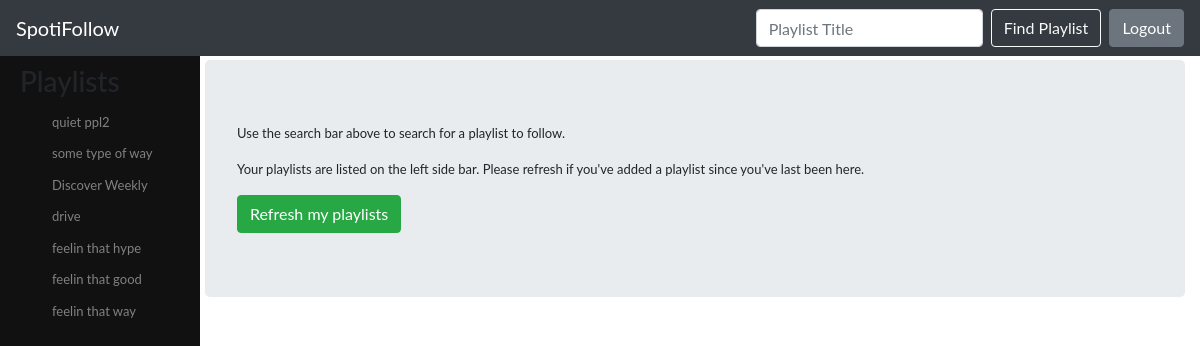
The page /playlists/ (signed in) on the database as committed earlier.
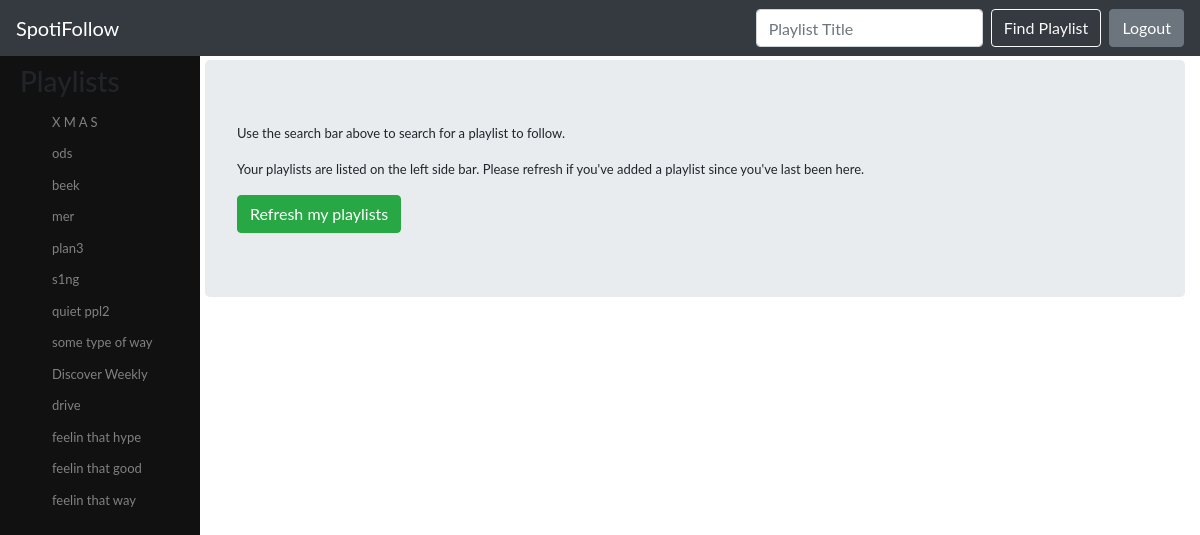
The same page on the database as committed later.
### playlist/models.py (models this page shows, shortened)
class Playlist(models.Model):
	playlist_id = models.CharField(max_length=200, primary_key=True)
	title = models.CharField(max_length=200)
	author = models.CharField(max_length=200)
	href = models.CharField(max_length=500)
	tracks_href = models.CharField(max_length=200)
	tracks = models.ManyToManyField(Track, through='TrackInstance')
	linked = models.BooleanField(default=False)
	origin_playlist = models.ForeignKey('self', null=True, on_delete=models.SET_NULL)

### playlist/views.py (the view)
# urls.py: path('playlists/', views.PlaylistListView.as_view(), name='playlists'),
class PlaylistListView(generic.ListView):
	model = Playlist
	context_object_name = 'playlist_list'
	def get_context_data(self, **kwargs):
		context = super(PlaylistListView, self).get_context_data(**kwargs)
		context['playlist_list'] = Playlist.objects.filter(author=self.request.user)
		return context

### playlist/templates/playlist/playlist_list.html (shortened to what this page needs)
{% extends 'base.html' %}
{% block header_include %}
	{% include "playlist/playlist_header.html" with playlist_list=playlist_list %}
{% endblock header_include %}
{% block content %}
	{% if not playlist_list %}
		<p>You have no playlists!</p>
		<a class="btn btn-success" href="{% url 'get-playlists' %}">Add my playlists</button></a>
	{% else %}
		<p>Use the search bar above to search for a playlist to follow.</p>
		<p>Your playlists are listed on the left side bar. Please refresh if you've added a playlist since you've last been here.</p>
		<a class="btn btn-success" href="{% url 'get-playlists' %}">Refresh my playlists</button></a>
	{% endif %}
{% endblock %}

### playlist/templates/base.html (shortened to what this page needs)
<!doctype html>
<html lang="en">
  <head>
    <link rel="stylesheet" href="https://stackpath.bootstrapcdn.com/bootstrap/4.3.1/css/bootstrap.min.css">
  </head>
  <header>
    {% block header_include %}{% endblock header_include %}
  </header>
  <body>
    <div class="main">
      <div class="container">
        <div class="jumbotron">
          {% block content %}{% endblock content %}
        </div>
      </div>
    </div>
  </body>
</html>

### playlist/templates/playlist/playlist_header.html
{% extends "base_header.html" %}
{% load static %}
{% block sidenav %}
	{% if playlist_list %}
		<h3>Playlists</h3>
		<ul class="nav flex-column">
		{% for playlist in playlist_list %}
			<li class="nav-item">
				<a class="nav-link" href="{% url 'playlist-detail' playlist.playlist_id %}">{{ playlist.title }}</a>
			</li>
		{% endfor %}
		</ul>
	{% else %}
		<h3>Playlists</h3>
	{% endif %}
{% endblock sidenav %}

### playlist/templates/base_header.html (shortened to what this page needs)
{% load static %}
<link rel="stylesheet" type="text/css" href="{% static 'playlist/style.css' %}">
<nav class="primary">
	<div class="sidenav">
		{% block sidenav %}{% endblock sidenav %}
	</div>
	{% block nav %}
		{% if user.is_authenticated %}
			<link rel="stylesheet" type="text/css" href="{% static 'playlist/style.css' %}">
			<nav class="navbar fixed-top navbar-expand-lg navbar-dark bg-dark">
				<a class="navbar-brand" href="{% url 'index' %}">SpotiFollow</a>
				<div class="collapse navbar-collapse" id="navbarSupportedContent">
					<form action="{% url 'search:search' %}" class="form-inline my-2 my-lg-0" method="GET">
						<input class="form-control mr-sm-2" type="search" placeholder="Playlist Title" aria-label="Search" name="title">
						<button class="btn btn-outline-light my-2 my-sm-0" type="submit">Find Playlist</button></a>
					</form>&nbsp;&nbsp;
					<a href="{% url 'logout' %}" class="header-link"><button type="button" class="btn btn-secondary">
					Logout</button></a>
				</div>
			</nav>
	    {% endif %}
	{% endblock nav %}
</nav>

### playlist/static/playlist/style.css (style rules this page uses)
body { font-family: "Lato", sans-serif; }
.sidenav { height: 100%; width: 200px; padding: 10px 10px 10px 20px; margin-top: -5px; background-color: #111; overflow-x: hidden; font-size: small; position: fixed; }
.sidenav a { padding: 6px 6px 6px 32px; text-decoration: none; color: #818181; display: block; font-size: small; }
.main { margin-top: 60px; margin-left: 190px; font-size: small; }

Rows that differ between the two databases and show on the page:
added Playlist: title "X M A S"
added Playlist: title "ods"
added Playlist: title "beek"
added Playlist: title "mer"
added Playlist: title "plan3"
added Playlist: title "s1ng"
